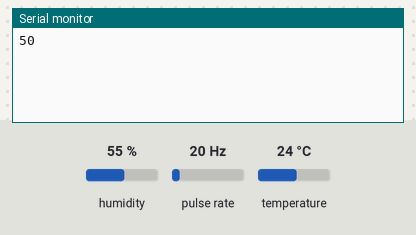
Recording of a sketch running on a simulated ESP8266 (NodeMCU). Shown: the last lines printed to the serial monitor. Wiring (inferred from the names in the program): pulse sensor: data D5. Inputs (shaded band) come from the test bench; at power-on: pulse rate 20 Hz, humidity 55 %, temperature 24 °C.

Above: at 2.7 s.
2.8 s: pulse rate (sensor on D5) set to 4 Hz
At 4.1 s:
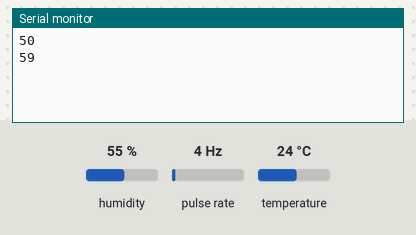
4.3 s: pulse rate (sensor on D5) set to 50 Hz
At 11.0 s:
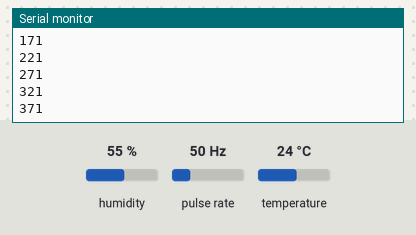
Timing chart, 0 to 11.8 s (numbered marks = the images above; inputs shaded):
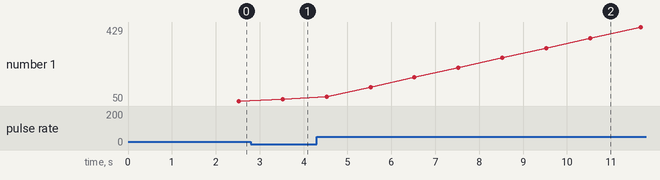

The sketch:

ESP_BAC.ino
```cpp
//#define CAYENNE_DEBUG
#define CAYENNE_PRINT Serial                 //wifi
#include <CayenneMQTTESP8266.h>

// S'il y a trop d'échecs de connection, deep sleep et reset
int failedConnections = 0;
#define SLEEP_TIME 20e6

// Temps entre les prises de donnees (en secondes)
#define DELAIS_PRISE_DONNEES 10 // Secondes
unsigned long lastMillis = 0;   // Dernière prise de mesure

// WiFi network info.
char ssid[] = "G4_4797";
char wifiPassword[] = "liino1ca";

// Cayenne authentication info. This should be obtained from the Cayenne Dashboard.
char username[] = "75b6d920-cb5b-11e8-8a08-61f9e5c4f140";
char password[] = "13a3664856850223f1994846cd5aa6d668226da9";
char clientID[] = "a4d64b50-cb5b-11e8-ac9c-271082632120";

// Channels cayenne
#define VIRTUAL_CHANNEL 3     // Humidité du sol
#define VIRTUAL_CHANNEL 5     // Humidité ambiente
#define VIRTUAL_CHANNEL 6     // Température ambiente
#define VIRTUAL_CHANNEL 7     // Litres received

// Humidite du sol
int pinHumiditeSol = A0;      // Senseur d'humidite analog
int pinVccSondeHum = D2;      // D2 pour alimenter la sonde lors de la prise de mesures
int humiditeSol = 0;          // Valeur de l'humidite du sol

// DHT22 AM2302 - adafruit dht library + adafruit unified sensors library
#include "DHT.h"
#define DHTTYPE DHT22         // Sorte de DHT
int dhtPin = D1;              // La pin de réception du DHT22
DHT dht(dhtPin, DHTTYPE);     // Le dht wrapper

// Flow rate sensor
const int  flowSensorPin = D5;// La pin de réception du flow sensor
int revFlowSensor = 0;        // variable to store the “rise ups” from the flowmeter pulses
int litres = 0;               // Numbre de litres reçus
int lastRevFlowSensor = 0;    // La valeur lors de la dernière lecture (pour voir si il y a eu changement)
#define REV_TO_LITRES 535     // La valeur de caibration du sensor


void setup() {
  Serial.begin(9600);
  delay(10);

  pinMode(pinVccSondeHum, OUTPUT);
  digitalWrite(pinVccSondeHum, LOW);
  delay(10);

  // Initialization of the variable “flowSensorPin” as INPUT (D2 pin)
   pinMode(flowSensorPin, INPUT);

  // Attach an interrupt to the ISR vector
  attachInterrupt(digitalPinToInterrupt(flowSensorPin), pin_ISR, RISING);

  Cayenne.begin(username, password, clientID, ssid, wifiPassword);
}

void loop() {
  if (WiFi.status() == WL_CONNECTED) {
    Cayenne.loop();
    Serial.println(revFlowSensor);

    // Voir s'il y a eu changement du flow (assez pour ajouter un litre de plus)
    if(revFlowSensor > REV_TO_LITRES ) {
      // If enough revolutions have passed, increase the litre count and reset the revolutions
      litres++;
      revFlowSensor = 0;
    }

    // S'il y a eu assez de temps, republier les données
    if (millis() - lastMillis > DELAIS_PRISE_DONNEES*1000) {
      lastMillis = millis();

      // Si le nombre de révolutions n'a pas changé depuis la dernière mesure, envoyer à Cayenne et reset tout
      if (lastRevFlowSensor == revFlowSensor) {
        float litresFloat = (float)litres;
        float temp = (float)revFlowSensor;
        litresFloat += temp / REV_TO_LITRES;
        Serial.println(litres);
        Serial.println(revFlowSensor);
        Serial.println(litresFloat);
        Cayenne.virtualWrite(7, litresFloat);
        litres = 0;
        revFlowSensor = 0;
        lastRevFlowSensor = 0;
      } else
        lastRevFlowSensor = revFlowSensor;

      // Humidite du sol
      digitalWrite(pinVccSondeHum, HIGH);
      delay(100);
      humiditeSol = analogRead(pinHumiditeSol);
      delay(50);
      digitalWrite(pinVccSondeHum, LOW);

      // Check to see if reading failed, if failed, do not publish, else, publish to cayenne
      if (isnan(humiditeSol)) {
        Serial.println("Failed to read from humidity sensor!");
      } else {
        Cayenne.virtualWrite(3, humiditeSol);
      }

      // DHT readings
      // Reading temperature or humidity takes about 250 milliseconds!
      float h = dht.readHumidity();
      // Read temperature as Celsius (the default)
      float t = dht.readTemperature();

      // Check if any reads failed, if so, do not publish, else, publish to cayenne
      if (isnan(h) || isnan(t)) {
        Serial.println("Failed to read from DHT sensor!");
      } else {
        Cayenne.virtualWrite(5, h);
        Cayenne.virtualWrite(6,t);
      }

    }
  } else {
    failedConnections++;
    // Si pas connecté plus de 10 fois, sleep pour SLEEP TIME et réveil après
    if (failedConnections > 10) {
      Serial.println("No wifi connection, going to sleep before restarting.");
      ESP.deepSleep(SLEEP_TIME);
    } else {
      // Sinon, delay 1000
      delay(1000);
    }
  }
}

/***************************************** Flow sensor ****************************************************/

//Interrupt function, so that the counting of pulse “rise ups” dont interfere with the rest of the code  (attachInterrupt)
void pin_ISR() {
    revFlowSensor++;
}
```

Measured:
- after the input at 2.8 s, the serial monitor: prints a new line after 0.72 s (image 1)
- after the input at 4.3 s, the serial monitor: prints a new line after 1.2 s (image 2)
- plotted number 1: 50 → 59 after the input at 2.8 s, 59 → 429 after the input at 4.3 s
